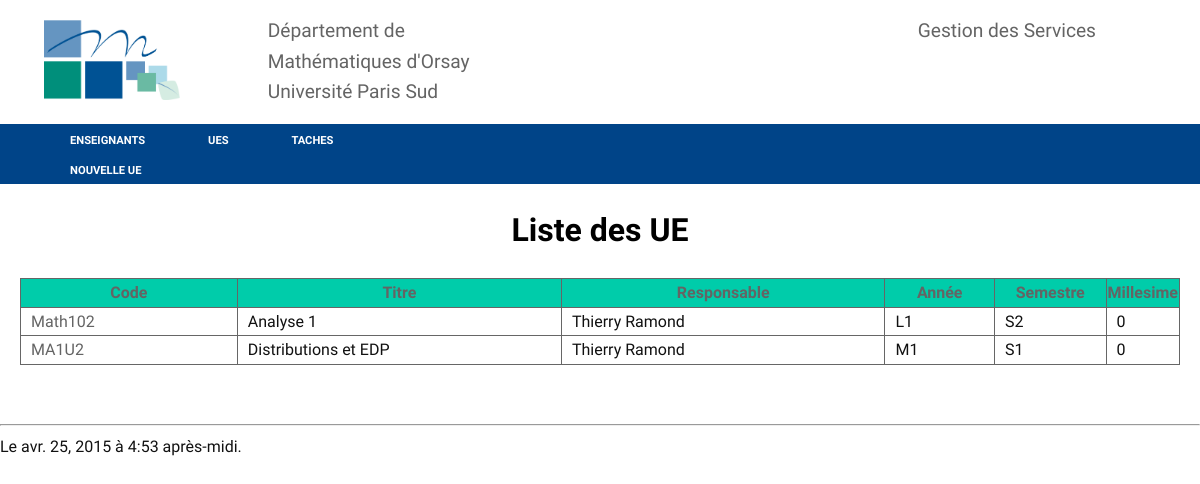
/ues/, run on an earlier commit of the app's database.
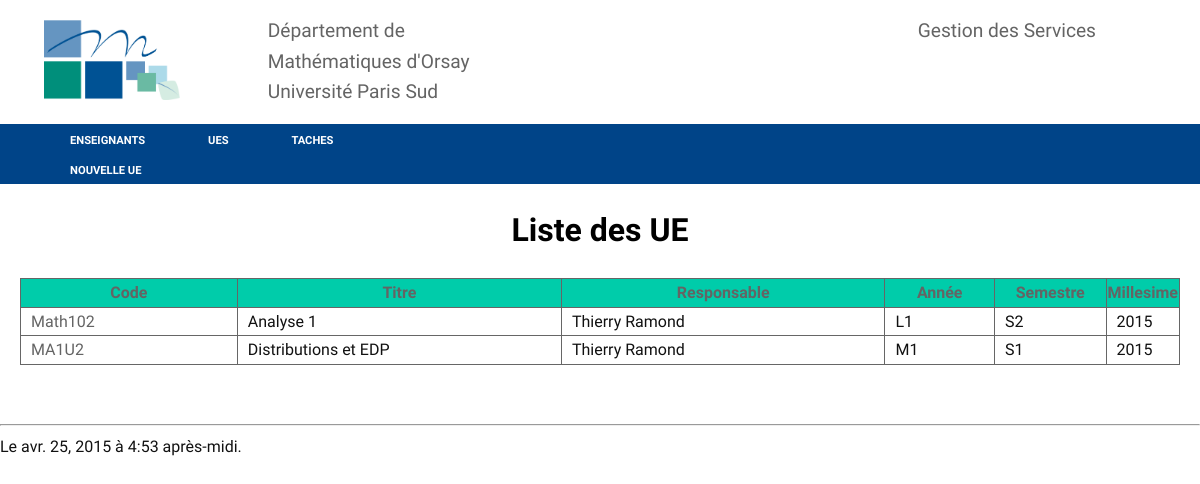
And on a later commit of the database.
### services/models.py (models this page shows, shortened)
class Ue(models.Model):
    titre = models.CharField(max_length = 100)
    code = models.CharField(max_length = 20)
    année = models.CharField(max_length = 20)
    semestre = models.CharField(max_length = 20)
    description = models.CharField(max_length = 255)
    responsable = models.ForeignKey(Enseignant)
    spécialité = models.CharField(max_length = 20)
    horaire_total = models.IntegerField()
    horaire_cours = models.IntegerField()
    horaire_td = models.IntegerField()
    horaire_tp = models.IntegerField()
    horaire_intégré = models.IntegerField()
    horaire_soutien = models.IntegerField()
    horaire_coordination = models.IntegerField()
    nombre_td = models.IntegerField()
    nombre_tp = models.IntegerField()
    nombre_cours = models.IntegerField()
    nombre_intégré = models.IntegerField()
    nombre_soutien = models.IntegerField()
    millesime = models.IntegerField()
    class Meta():
        unique_together = ( 'code','millesime')

class Enseignant(models.Model):
    nom = models.CharField(max_length = 100)
    prenom = models.CharField(max_length = 100)
    grade = models.CharField(max_length = 100)
    service_du = models.IntegerField (default = 192)
    decharge = models.IntegerField (default = 0)
    commentaire = models.CharField(max_length = 255, blank= True)
    arrivé_en = models.DateField(blank=True)
    photo = models.ImageField(blank=True)
    attribué = models.IntegerField (default = 0)
    bilan = models.IntegerField (default = 0)
    millesime = models.IntegerField (default = 0)
    class Meta():
        unique_together = ("nom", "prenom","millesime")
    def __str__(self):
        return ('{1} {0}'.format(self.nom, self.prenom))

### services/views.py (the view)
# urls.py: url(r'^ues/$', views.liste_ue, name='ues'),
def liste_ue(request):
    order_by = request.GET.get('order_by', 'année')
    liste_ue = Ue.objects.order_by(order_by)
    return render(request, 'ues.html',{'datetime': timezone.now(), 'Ue' : liste_ue})

### services/templates/ues.html (shortened to what this page needs)
{% extends "base.html" %}
{% block content %}
<nav>
<ul >
<li><a href="{% url "ue-new" %}">nouvelle ue</a></li>
</nav>
<h1>Liste des UE</h1>
<table>
<tr>
	<th style="width: 10%;"><a href="?order_by=code">Code</a></th>
	<th style="width: 10%;"><a href="?order_by=titre">Titre</a></th>
	<th style="width: 10%;"><a href="?order_by=responsable">Responsable</a></th>
	<th style="width: 10%;"><a href="?order_by=année">Année</a></th>
	<th style="width: 10%;"><a href="?order_by=semestre">Semestre</a></th>
	<th style="width: 10%;"><a href="?order_by=millesime">Millesime</a></th>
</tr>
{% for ue in Ue %}
<tr>
	<td style="width: 20%;"><a href="{% url "ue-edit" ue.id %}">{{ue.code}}</a></td>
	<td style="width: 30%;">{{ue.titre}}</td>
	<td style="width: 30%;">{{ue.responsable}}</td>
	<td style="width: 10%;">{{ue.année}}</td>
	<td style="width: 10%;">{{ue.semestre}}</td>
	<td style="width: 10%;">{{ue.millesime}}</td>
</tr>
{% endfor %}
</table>
{% endblock %}

What changed in the data, as far as the page shows it:
changed Ue "Math102": millesime "0" → "2015"
changed Ue "MA1U2": millesime "0" → "2015"
